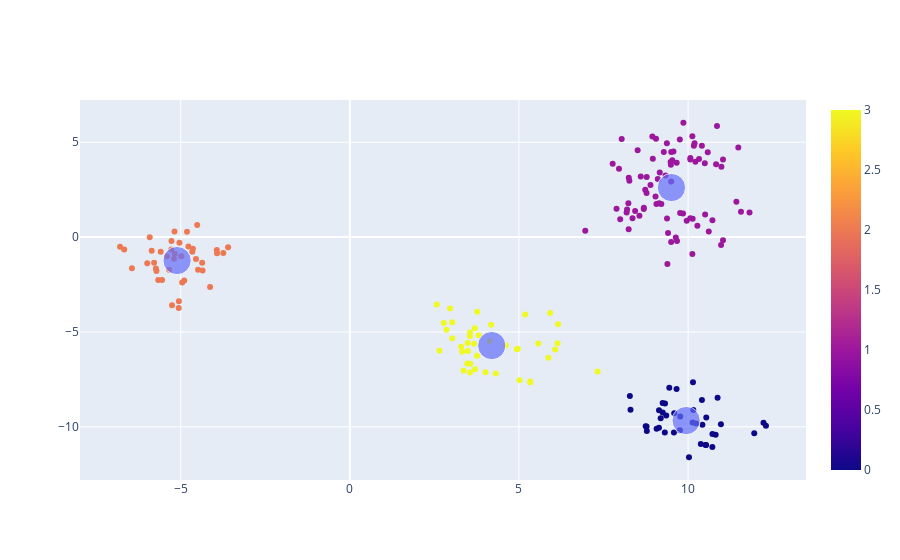

The cell this chart's notebook holds for it:
### Code cell
grafico1 = px.scatter(x=x_random[:,0], y=x_random[:,1], color=rotulos)
grafico2 = px.scatter(x=centroides[:,0], y=centroides[:,1], size=[1, 1, 1, 1])
grafico3 = go.Figure(data=grafico1.data + grafico2.data)

grafico3.show()

### Figure 1 — Plotly figure (JSON) as saved in the notebook; plotly's stock layout.template omitted (floating-point values rounded to 4 significant figures; data arrays with more than 128 entries replaced by an {"elided": "..."} marker saying what was removed)
{"data": [{"hovertemplate": "x=%{x}<br>y=%{y}<br>color=%{marker.color}<extra></extra>", "legendgroup": "", "marker": {"color": {"elided": "200 int values"}, "coloraxis": "coloraxis", "symbol": "circle"}, "mode": "markers", "name": "", "orientation": "v", "showlegend": false, "type": "scatter", "x": {"elided": "200 float values"}, "xaxis": "x", "y": {"elided": "200 float values"}, "yaxis": "y"}, {"hovertemplate": "x=%{x}<br>y=%{y}<br>size=%{marker.size}<extra></extra>", "legendgroup": "", "marker": {"color": "#636efa", "size": [1, 1, 1, 1], "sizemode": "area", "sizeref": 0.0025, "symbol": "circle"}, "mode": "markers", "name": "", "orientation": "v", "showlegend": false, "type": "scatter", "x": [9.944, 9.509, -5.107, 4.195], "xaxis": "x", "y": [-9.671, 2.612, -1.237, -5.718], "yaxis": "y"}], "layout": {}}
